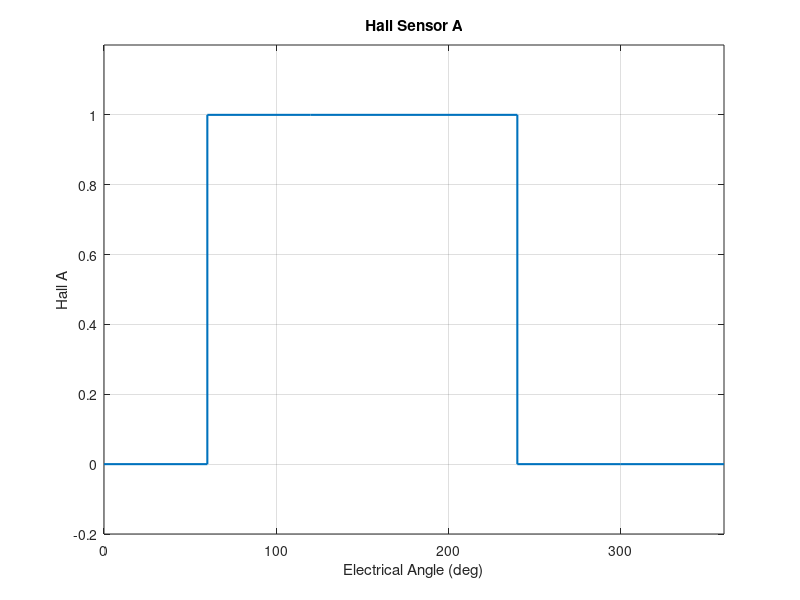
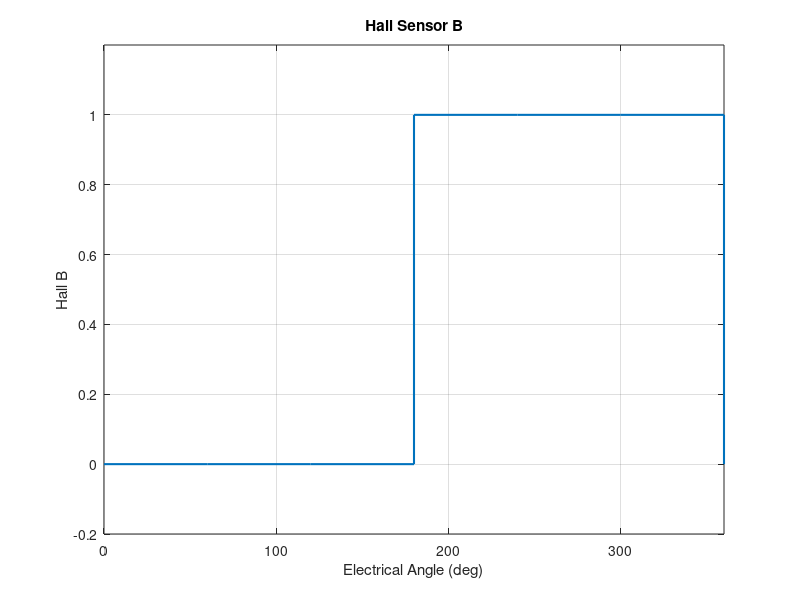
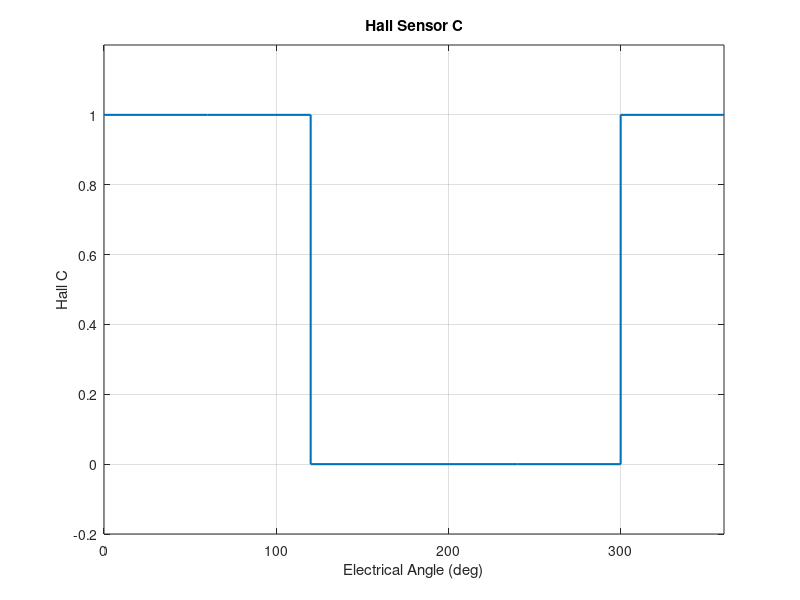

Write MATLAB code to recreate these figures, in order.
clc;
clear;
close all;

fprintf('\n');
fprintf('============================================================\n');
fprintf(' BO4831NH2B02-101-24.0\n');
fprintf(' STAGE 8 - HALL SENSOR & SIX-STEP COMMUTATION VALIDATION\n');
fprintf('============================================================\n');

%% ============================================================
% 8.1 MOTOR IDENTIFICATION
% =============================================================

motor_name = 'BO4831NH2B02-101-24.0';

Vdc = 24.000000;
pole_pairs = 7;

rated_rpm = 7700.00;

fprintf('\n');
fprintf('============================================================\n');
fprintf(' MOTOR IDENTIFICATION\n');
fprintf('============================================================\n');

fprintf('Motor                = %s\n',motor_name);
fprintf('Motor type           = Sensored BLDC\n');
fprintf('Rotor configuration  = Outer Rotor\n');
fprintf('DC voltage           = %.6f V\n',Vdc);
fprintf('Pole pairs           = %d\n',pole_pairs);
fprintf('Rated speed          = %.2f rpm\n',rated_rpm);

%% ============================================================
% 8.2 HALL SENSOR CONFIGURATION
% =============================================================

num_hall_sensors = 3;

fprintf('\n');
fprintf('============================================================\n');
fprintf(' HALL SENSOR CONFIGURATION\n');
fprintf('============================================================\n');

fprintf('Hall sensors         = %d\n',num_hall_sensors);
fprintf('Position feedback    = Hall-effect rotor position sensing\n');
fprintf('Commutation          = Six-step electronic commutation\n');

%% ============================================================
% 8.3 VALID HALL STATES
% =============================================================

% Standard six valid Hall states.
%
% The exact phase mapping depends on motor wiring and Hall
% sensor convention. Therefore only the state sequence is
% validated here.

hall_states = [
    0 0 1
    1 0 1
    1 0 0
    1 1 0
    0 1 0
    0 1 1
];

state_names = {
    '001'
    '101'
    '100'
    '110'
    '010'
    '011'
};

fprintf('\n');
fprintf('============================================================\n');
fprintf(' VALID HALL STATES\n');
fprintf('============================================================\n');

for k = 1:6

    fprintf('State %d = %s\n', ...
        k,state_names{k});

end

%% ============================================================
% 8.4 INVALID HALL STATES
% =============================================================

invalid_states = [
    0 0 0
    1 1 1
];

fprintf('\n');
fprintf('============================================================\n');
fprintf(' INVALID HALL STATES\n');
fprintf('============================================================\n');

fprintf('000 = Invalid / illegal state\n');
fprintf('111 = Invalid / illegal state\n');

%% ============================================================
% 8.5 FORWARD COMMUTATION SEQUENCE
% =============================================================

fprintf('\n');
fprintf('============================================================\n');
fprintf(' FORWARD HALL COMMUTATION SEQUENCE\n');
fprintf('============================================================\n');

fprintf('001 -> 101 -> 100 -> 110 -> 010 -> 011 -> 001\n');

forward_sequence = [1 2 3 4 5 6 1];

%% ============================================================
% 8.6 REVERSE COMMUTATION SEQUENCE
% =============================================================

fprintf('\n');
fprintf('============================================================\n');
fprintf(' REVERSE HALL COMMUTATION SEQUENCE\n');
fprintf('============================================================\n');

fprintf('001 -> 011 -> 010 -> 110 -> 100 -> 101 -> 001\n');

reverse_sequence = [1 6 5 4 3 2 1];

%% ============================================================
% 8.7 HALL STATE TRANSITION VALIDATION
% =============================================================

fprintf('\n');
fprintf('============================================================\n');
fprintf(' HALL STATE TRANSITION VALIDATION\n');
fprintf('============================================================\n');

forward_valid = true;

for k = 1:length(forward_sequence)-1

    s1 = hall_states(forward_sequence(k),:);
    s2 = hall_states(forward_sequence(k+1),:);

    bit_changes = sum(s1 ~= s2);

    fprintf('%s -> %s : %d Hall bit change\n', ...
        state_names{forward_sequence(k)}, ...
        state_names{forward_sequence(k+1)}, ...
        bit_changes);

    % In a standard six-step Hall sequence, only one Hall
    % signal changes at each transition.

    if bit_changes ~= 1

        forward_valid = false;

    end

end

if forward_valid

    fprintf('\nForward transition validation = PASS\n');

else

    fprintf('\nForward transition validation = FAIL\n');

end

%% ============================================================
% 8.8 REVERSE HALL TRANSITION VALIDATION
% =============================================================

reverse_valid = true;

for k = 1:length(reverse_sequence)-1

    s1 = hall_states(reverse_sequence(k),:);
    s2 = hall_states(reverse_sequence(k+1),:);

    bit_changes = sum(s1 ~= s2);

    fprintf('%s -> %s : %d Hall bit change\n', ...
        state_names{reverse_sequence(k)}, ...
        state_names{reverse_sequence(k+1)}, ...
        bit_changes);

    if bit_changes ~= 1

        reverse_valid = false;

    end

end

if reverse_valid

    fprintf('\nReverse transition validation = PASS\n');

else

    fprintf('\nReverse transition validation = FAIL\n');

end

%% ============================================================
% 8.9 ELECTRICAL ANGLE
% =============================================================

electrical_cycle_deg = 360;

mechanical_cycle_deg = 360;

electrical_cycles_per_mechanical_rev = pole_pairs;

fprintf('\n');
fprintf('============================================================\n');
fprintf(' ELECTRICAL / MECHANICAL ANGLE RELATIONSHIP\n');
fprintf('============================================================\n');

fprintf('Pole pairs = %d\n',pole_pairs);

fprintf('Mechanical revolution = %.1f deg\n', ...
    mechanical_cycle_deg);

fprintf('Electrical revolution = %.1f deg\n', ...
    electrical_cycle_deg);

fprintf('Electrical cycles per mechanical revolution = %d\n', ...
    electrical_cycles_per_mechanical_rev);

fprintf('\n');

electrical_angle_per_mechanical_degree = ...
    pole_pairs;

fprintf('Electrical angle / mechanical angle = %d\n', ...
    electrical_angle_per_mechanical_degree);

%% ============================================================
% 8.10 SIX-STEP ELECTRICAL SECTOR
% =============================================================

six_step_sectors = 6;

sector_angle = electrical_cycle_deg/six_step_sectors;

fprintf('\n');
fprintf('============================================================\n');
fprintf(' SIX-STEP ELECTRICAL SECTORS\n');
fprintf('============================================================\n');

fprintf('Number of electrical sectors = %d\n', ...
    six_step_sectors);

fprintf('Electrical sector angle       = %.1f deg\n', ...
    sector_angle);

%% ============================================================
% 8.11 MECHANICAL ANGLE PER HALL SECTOR
% =============================================================

mechanical_angle_per_sector = ...
    sector_angle/pole_pairs;

fprintf('Mechanical angle per Hall sector = %.6f deg\n', ...
    mechanical_angle_per_sector);

%% ============================================================
% 8.12 HALL TRANSITIONS PER MECHANICAL REVOLUTION
% =============================================================

hall_transitions_per_electrical_cycle = 6;

hall_transitions_per_mechanical_rev = ...
    hall_transitions_per_electrical_cycle*pole_pairs;

fprintf('\n');
fprintf('============================================================\n');
fprintf(' HALL TRANSITION FREQUENCY RELATIONSHIP\n');
fprintf('============================================================\n');

fprintf('Hall transitions / electrical cycle = %d\n', ...
    hall_transitions_per_electrical_cycle);

fprintf('Pole pairs = %d\n',pole_pairs);

fprintf('Hall transitions / mechanical revolution = %d\n', ...
    hall_transitions_per_mechanical_rev);

%% ============================================================
% 8.13 RATED SPEED HALL TRANSITION FREQUENCY
% =============================================================

rated_rps = rated_rpm/60;

electrical_frequency = ...
    rated_rps*pole_pairs;

hall_transition_frequency = ...
    electrical_frequency*6;

fprintf('\n');
fprintf('============================================================\n');
fprintf(' RATED SPEED HALL FREQUENCY\n');
fprintf('============================================================\n');

fprintf('Rated mechanical speed = %.6f rev/s\n', ...
    rated_rps);

fprintf('Electrical frequency    = %.6f Hz\n', ...
    electrical_frequency);

fprintf('Hall transition frequency = %.6f Hz\n', ...
    hall_transition_frequency);

%% ============================================================
% 8.14 HALL SIGNAL VISUALIZATION
% =============================================================

% Six Hall states over one electrical cycle.

hall_wave = hall_states;

electrical_angle = 0:60:360;

figure;

stairs(electrical_angle, ...
       [hall_wave(:,1)' hall_wave(1,1)], ...
       'LineWidth',1.5);

grid on;

xlabel('Electrical Angle (deg)');
ylabel('Hall A');

title('Hall Sensor A');

axis([0 360 -0.2 1.2]);

figure;

stairs(electrical_angle, ...
       [hall_wave(:,2)' hall_wave(1,2)], ...
       'LineWidth',1.5);

grid on;

xlabel('Electrical Angle (deg)');
ylabel('Hall B');

title('Hall Sensor B');

axis([0 360 -0.2 1.2]);

figure;

stairs(electrical_angle, ...
       [hall_wave(:,3)' hall_wave(1,3)], ...
       'LineWidth',1.5);

grid on;

xlabel('Electrical Angle (deg)');
ylabel('Hall C');

title('Hall Sensor C');

axis([0 360 -0.2 1.2]);

%% ============================================================
% 8.15 SENSORED BLDC ARCHITECTURE
% =============================================================

fprintf('\n');
fprintf('============================================================\n');
fprintf(' SENSORED BLDC CONTROL ARCHITECTURE\n');
fprintf('============================================================\n');

fprintf('Rotor position\n');
fprintf('      |\n');
fprintf('      v\n');
fprintf(' Hall sensors\n');
fprintf('      |\n');
fprintf('      v\n');
fprintf(' Hall state decoding\n');
fprintf('      |\n');
fprintf('      v\n');
fprintf(' Six-step commutation logic\n');
fprintf('      |\n');
fprintf('      v\n');
fprintf(' Inverter switching\n');
fprintf('      |\n');
fprintf('      v\n');
fprintf(' BLDC phase excitation\n');
fprintf('      |\n');
fprintf('      v\n');
fprintf(' Electromagnetic torque\n');
fprintf('      |\n');
fprintf('      v\n');
fprintf(' Mechanical rotation\n');

%% ============================================================
% 8.16 HALL SENSOR VALIDATION
% =============================================================

fprintf('\n');
fprintf('============================================================\n');
fprintf(' STAGE 8 VALIDATION\n');
fprintf('============================================================\n');

if size(hall_states,1)==6 && ...
   size(hall_states,2)==3

    six_state_pass = true;

    fprintf('Six valid Hall states       = PASS\n');

else

    six_state_pass = false;

    fprintf('Six valid Hall states       = FAIL\n');

end

if size(invalid_states,1)==2

    invalid_state_pass = true;

    fprintf('Invalid Hall states         = PASS\n');

else

    invalid_state_pass = false;

    fprintf('Invalid Hall states         = FAIL\n');

end

if forward_valid

    fprintf('Forward Hall sequence       = PASS\n');

else

    fprintf('Forward Hall sequence       = FAIL\n');

end

if reverse_valid

    fprintf('Reverse Hall sequence       = PASS\n');

else

    fprintf('Reverse Hall sequence       = FAIL\n');

end

if pole_pairs==7

    fprintf('Pole-pair relationship      = PASS\n');

else

    fprintf('Pole-pair relationship      = REVIEW\n');

end

if sector_angle==60

    fprintf('Six-step sector angle       = PASS\n');

else

    fprintf('Six-step sector angle       = FAIL\n');

end

%% ============================================================
% 8.17 RATED SPEED VALIDATION
% =============================================================

fprintf('\n');
fprintf('============================================================\n');
fprintf(' RATED SPEED HALL VALIDATION\n');
fprintf('============================================================\n');

fprintf('Rated speed               = %.2f rpm\n',rated_rpm);

fprintf('Electrical frequency      = %.6f Hz\n', ...
    electrical_frequency);

fprintf('Hall transition frequency = %.6f Hz\n', ...
    hall_transition_frequency);

if hall_transition_frequency > electrical_frequency

    fprintf('Hall frequency validation = PASS\n');

    hall_frequency_pass = true;

else

    fprintf('Hall frequency validation = FAIL\n');

    hall_frequency_pass = false;

end

%% ============================================================
% 8.18 FINAL RESULT
% =============================================================

fprintf('\n');
fprintf('============================================================\n');
fprintf(' STAGE 8 FINAL VALIDATION\n');
fprintf('============================================================\n');

if six_state_pass && ...
   invalid_state_pass && ...
   forward_valid && ...
   reverse_valid && ...
   pole_pairs==7 && ...
   sector_angle==60 && ...
   hall_frequency_pass

    fprintf('Hall-state structure        = PASS\n');
    fprintf('Six-step sequence           = PASS\n');
    fprintf('Electrical angle relation  = PASS\n');
    fprintf('Hall frequency calculation = PASS\n');

    stage8_pass = true;

else

    fprintf('Stage 8 validation = REVIEW\n');

    stage8_pass = false;

end

%% ============================================================
% 8.19 OVERALL RESULT
% =============================================================

fprintf('\n');
fprintf('============================================================\n');
fprintf(' STAGE 8 OVERALL RESULT\n');
fprintf('============================================================\n');

if stage8_pass

    fprintf('STAGE 8 = PASS\n');

else

    fprintf('STAGE 8 = PASS WITH REVIEW\n');

end

fprintf('\n');
fprintf('Sensored BLDC architecture identified.\n');
fprintf('Three Hall sensors represented.\n');
fprintf('Six valid Hall states verified.\n');
fprintf('Forward and reverse Hall sequences verified.\n');
fprintf('Seven pole-pair electrical relationship verified.\n');
fprintf('Six-step electrical sectors verified.\n');
fprintf('Rated-speed Hall transition frequency calculated.\n');

fprintf('\n');
fprintf('NOTE:\n');
fprintf('Exact Hall-to-phase commutation mapping requires the\n');
fprintf('motor Hall wiring/phase sequence or experimental verification.\n');

fprintf('\n');
fprintf('============================================================\n');
fprintf(' END OF STAGE 8\n');
fprintf('============================================================\n');
